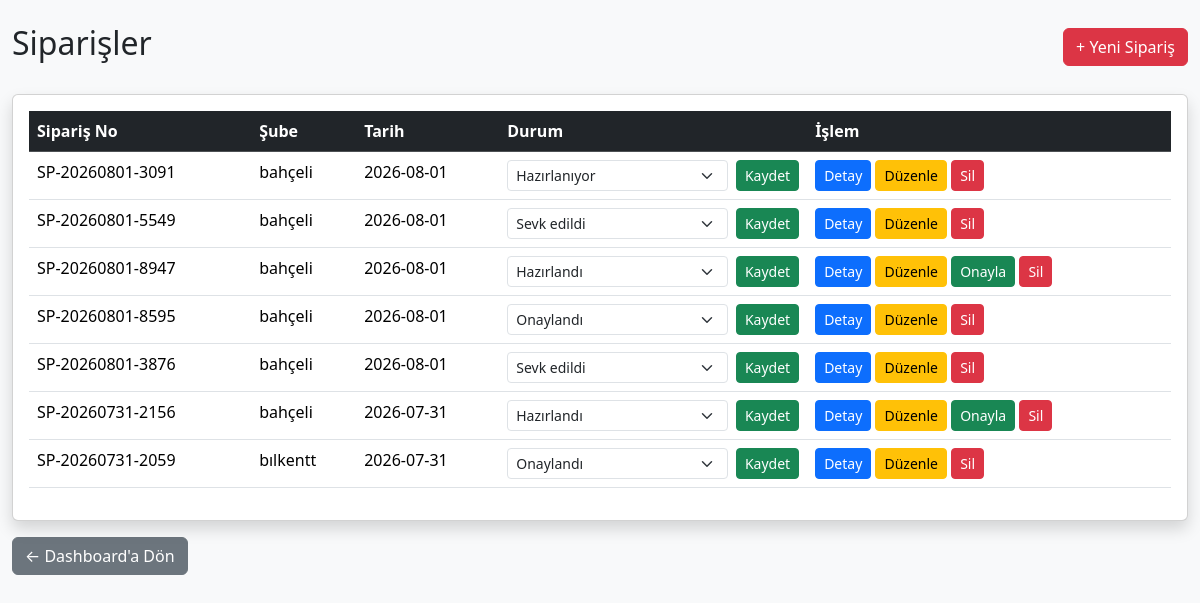
Page /siparisler (signed in) on the earlier database version.
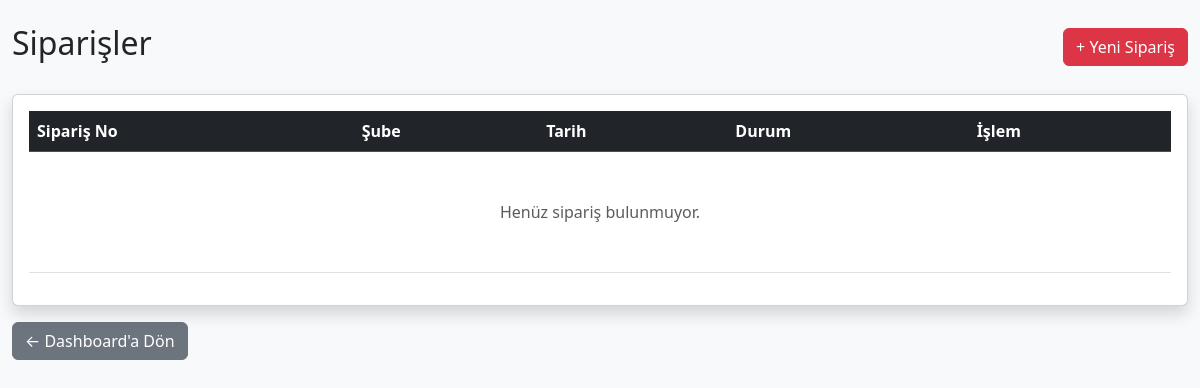
Same page on the later database version.
### tables this page shows
CREATE TABLE siparisler(

            id INTEGER PRIMARY KEY AUTOINCREMENT,

            siparis_no TEXT UNIQUE,

            sube_id INTEGER,

            tarih TEXT,

            durum TEXT,

            FOREIGN KEY(sube_id) REFERENCES subeler(id)

        );

CREATE TABLE subeler(

            id INTEGER PRIMARY KEY AUTOINCREMENT,

            sube_adi TEXT NOT NULL,

            yetkili TEXT,

            telefon TEXT,

            eposta TEXT,

            il TEXT,

            ilce TEXT,

            adres TEXT,

            durum TEXT

        , kullanici_adi TEXT, sifre TEXT, uretim_gunu TEXT, sevkiyat_gunu TEXT, sevkiyat_saati TEXT, teslim_suresi TEXT, limit_tutari REAL DEFAULT 0);

### src/main.py (the view)
@app.route("/siparisler")
def siparisler():
    if "giris" not in session:
        return redirect("/")
    if session["yetki"] == "admin":
        liste = get_siparisler()
    else:
        liste = get_sube_siparisleri(
            session["sube_id"]
        )
    return render_template(
    "siparisler.html",
    siparisler=liste,
    yetki=session["yetki"]
)

### src/database.py (called while the page is built)
def connect_database():
    print("DB =", os.path.abspath(DB_NAME))
    return sqlite3.connect(DB_NAME)

def get_siparisler():
    conn = connect_database()
    cursor = conn.cursor()
    cursor.execute("""
        SELECT

            s.id,
            s.siparis_no,
            sb.sube_adi,
            s.tarih,
            s.durum

        FROM siparisler s

        INNER JOIN subeler sb

        ON s.sube_id = sb.id

        ORDER BY s.id DESC
    """)
    sonuc = cursor.fetchall()
    conn.close()
    return sonuc
    conn.commit()
    conn.close()

### src/main.py (called while the page is built)
@app.before_request
def test():
    print("METHOD:", request.method, "URL:", request.path)

### templates/siparisler.html (shortened to what this page needs)
<!DOCTYPE html>
<html lang="tr">
<head>
<link href="https://cdn.jsdelivr.net/npm/bootstrap@5.3.3/dist/css/bootstrap.min.css" rel="stylesheet">
</head>
<body class="bg-light">
<div class="container-fluid mt-4">
<div class="d-flex justify-content-between align-items-center mb-4">
<h2>Siparişler</h2>
<a href="/yeni-siparis" class="btn btn-danger">
+ Yeni Sipariş
</a>
</div>
<div class="card shadow">
<div class="card-body">
<table class="table table-hover">
<thead class="table-dark">
<tr>
<th>Sipariş No</th>
<th>Şube</th>
<th>Tarih</th>
<th>Durum</th>
<th>İşlem</th>
</tr>
</thead>
<tbody>
{% if siparisler %}
{% for s in siparisler %}
<tr>
<td>
{{ s[1] }}
</td>
<td>
{{ s[2] }}
</td>
<td>
{{ s[3] }}
</td>
<td>
{% if yetki == "admin" %}
<form method="POST" action="/siparis-durum/{{ s[0] }}" class="d-flex">
<select
name="durum"
class="form-select form-select-sm">
<option value="Hazırlandı"
{% if s[4]=="Hazırlandı" %}selected{% endif %}>
Hazırlandı
</option>
<option value="Onaylandı"
{% if s[4]=="Onaylandı" %}selected{% endif %}>
Onaylandı
</option>
<option value="Hazırlanıyor"
{% if s[4]=="Hazırlanıyor" %}selected{% endif %}>
Hazırlanıyor
</option>
<option value="Sevk edildi"
{% if s[4]=="Sevk edildi" %}selected{% endif %}>
Sevk edildi
</option>
</select>
<button
class="btn btn-sm btn-success ms-2">
Kaydet
</button>
</form>
{% else %}
<span class="badge bg-secondary">
{{ s[4] }}
</span>
{% endif %}
</td>
<td>
<a
href="/siparis-detay/{{ s[0] }}"
class="btn btn-sm btn-primary">
Detay
</a>
{% if yetki == "admin" or s[4]=="Hazırlandı" %}
<a
href="/siparis-duzenle/{{ s[0] }}"
class="btn btn-sm btn-warning">
Düzenle
</a>
{% endif %}
{% if yetki == "admin" and s[4]=="Hazırlandı" %}
<a
href="/siparis-onayla/{{ s[0] }}"
class="btn btn-sm btn-success"
onclick="return confirm('Sipariş onaylansın mı?')">
Onayla
</a>
{% endif %}
{% if yetki == "admin" %}
<a
href="/siparis-sil/{{ s[0] }}"
class="btn btn-sm btn-danger"
onclick="return confirm('Bu sipariş silinsin mi?')">
Sil
</a>
{% endif %}
</td>
</tr>
{% endfor %}
{% else %}
<tr>
<td colspan="5" class="text-center text-muted p-5">
Henüz sipariş bulunmuyor.
</td>
</tr>
{% endif %}
</tbody>
</table>
</div>
</div>
<div class="mt-3">
<a href="/dashboard" class="btn btn-secondary">
← Dashboard'a Dön
</a>
</div>
</div>
</body>
</html>

Differences in the rows shown:
removed siparisler: siparis_no "SP-20260801-3091", sube_adi "bahçeli", tarih "2026-08-01", durum "Hazırlanıyor"
removed siparisler: siparis_no "SP-20260801-5549", sube_adi "bahçeli", tarih "2026-08-01", durum "Sevk edildi"
removed siparisler: siparis_no "SP-20260801-8947", sube_adi "bahçeli", tarih "2026-08-01", durum "Hazırlandı"
removed siparisler: siparis_no "SP-20260801-8595", sube_adi "bahçeli", tarih "2026-08-01", durum "Onaylandı"
removed siparisler: siparis_no "SP-20260801-3876", sube_adi "bahçeli", tarih "2026-08-01", durum "Sevk edildi"
removed siparisler: siparis_no "SP-20260731-2156", sube_adi "bahçeli", tarih "2026-07-31", durum "Hazırlandı"
removed siparisler: siparis_no "SP-20260731-2059", sube_adi "bılkentt", tarih "2026-07-31", durum "Onaylandı"
Other differences:
text now shown: "Henüz sipariş bulunmuyor."
